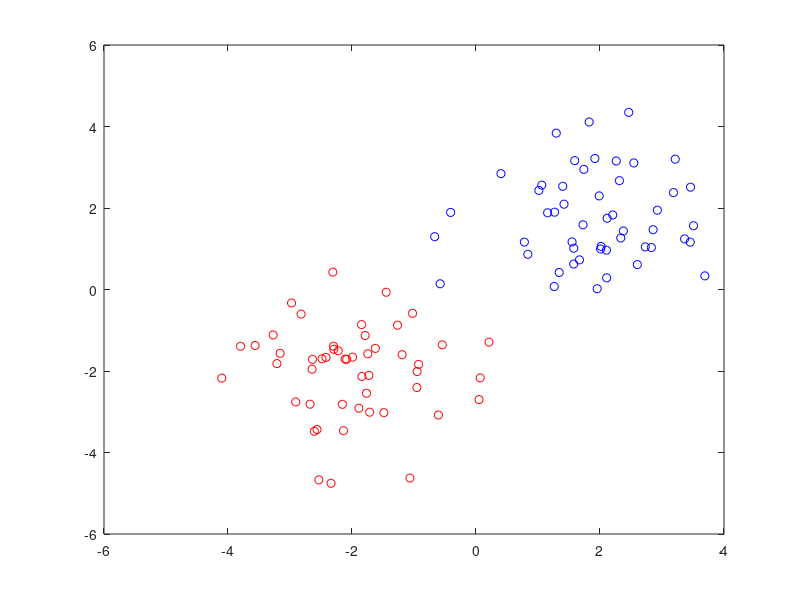

The MATLAB script that drew this image:
mu1 = [2,2];
mu2 = [-2,-2];
sigma = [1,0;0,1]; 
n = 50;
rng (1);
X1 = mvnrnd(mu1,sigma,n);
X2 = mvnrnd(mu2,sigma,n);
plot(X1(:,1),X1(:,2),'bo')
hold on
plot(X2(:,1),X2(:,2),'ro')
X = [X1;X2];
Y = [ones(n,1);-ones(n,1)];
save SimpleData_example X Y